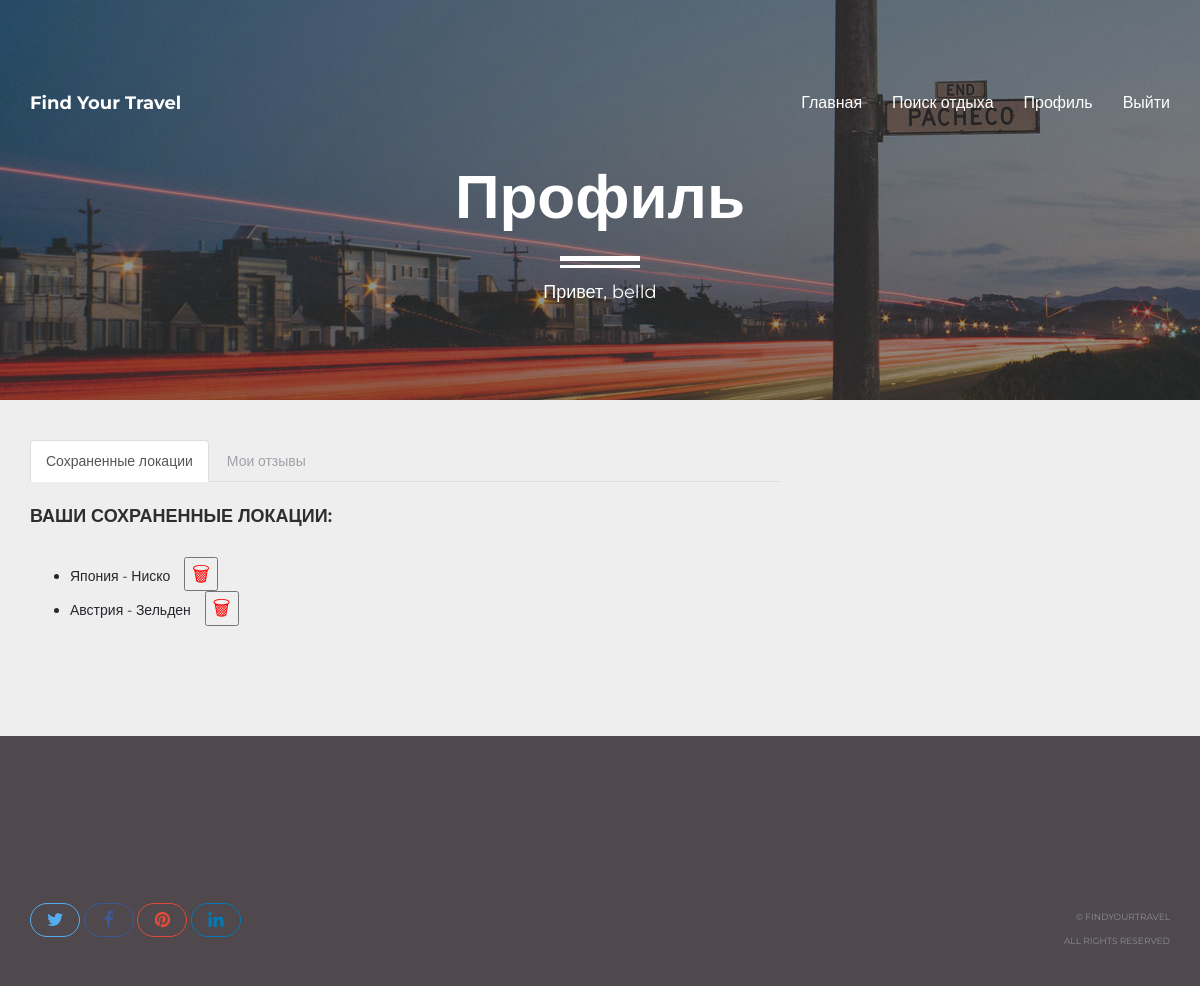
/profile/ (signed in), run on the app's committed database.
### travel_app/models.py (models this page shows, shortened)
class Result(models.Model):
    user = models.ForeignKey(User, on_delete=models.CASCADE)
    recommendation = models.CharField(max_length=255, default="")

### travel_app/views.py (the view)
# urls.py: path('profile/', profile, name='profile'),
@login_required
def profile(request):
    if request.user.is_authenticated:
        user_reviews = Review.objects.filter(user=request.user)
        return render(request, 'travel_app/profile.html', {
            'user': request.user,
            'user_reviews': user_reviews,
        })
    else:
        return redirect('login')

### travel_app/templates/travel_app/profile.html (shortened to what this page needs)
{% load static %}
<!DOCTYPE html>
<html lang="en">
<head>
    <link rel="stylesheet" href="http://cdnjs.cloudflare.com/ajax/libs/font-awesome/4.4.0/css/font-awesome.min.css">
    <link href="../../static/travel_app/bootstrap.min.css" rel="stylesheet">
    <link href="../../static/travel_app/style.css" rel="stylesheet">
    <link href="../../static/travel_app/responsive.css" rel="stylesheet">
</head>
<body>
    <header id="masthead" class="site-header site-header-white">
        <nav id="primary-navigation" class="site-navigation">
            <div class="container">
                <div class="navbar-header">
                    <a href="{% url 'index' %}" class="site-title"><span>Find Your Travel</span></a>
                </div>
                <div class="collapse navbar-collapse" id="agency-navbar-collapse">
                    <ul class="nav navbar-nav navbar-right">
                        <li><a href="{% url 'index' %}">Главная</a></li>
                        <li><a href="{% url 'leisure' %}">Поиск отдыха</a></li>
                        {% if user.is_authenticated %}
                            <li><a href="{% url 'profile' %}">Профиль</a></li>
                            <li><a href="{% url 'logout' %}">Выйти</a></li>
                        {% else %}
                            <li><a href="{% url 'login' %}">Профиль</a></li>
                        {% endif %}
                    </ul>
                </div>
            </div>
        </nav>
    </header>
    <div id="hero" class="hero overlay subpage-hero blog-hero">
        <div class="hero-content">
            <div class="hero-text">
                <h1>Профиль</h1>
                <ol class="breadcrumb">
                  <li class="breadcrumb-item active">Привет, {{ user.username }}</li>
                </ol>
            </div>
        </div>
    </div>
<main id="main" class="site-main">
    <section class="site-section subpage-site-section section-blog">
        <div class="container">
            <div class="row">
                <div class="col-md-8">
                    <ul class="nav nav-tabs" role="tablist">
                        <li role="presentation" class="active">
                            <a href="#saved-locations" aria-controls="saved-locations" role="tab" data-toggle="tab">Сохраненные локации</a>
                        </li>
                        <li role="presentation">
                            <a href="#my-reviews" aria-controls="my-reviews" role="tab" data-toggle="tab">Мои отзывы</a>
                        </li>
                    </ul>
                    <div class="tab-content">
                        <div role="tabpanel" class="tab-pane active" id="saved-locations">
                            <article class="blog-post">
                                <div class="post-content">
                                    <h3 class="post-title">Ваши сохраненные локации:</h3>
                                    {% if user.userprofile.results.all %}
                                        <ul>
                                            {% for result in user.userprofile.results.all %}
                                                <li>
                                                    <span>{{ result.recommendation }}</span>
                                                    <form method="post" action="{% url 'delete_result' result.id %}" style="display:inline;">
                                                        <button type="submit" class="delete-icon">&#128465;</button>
                                                    </form>
                                                </li>
                                            {% endfor %}
                                        </ul>
                                    {% else %}
                                        <p>У вас пока нет сохраненных локаций.</p>
                                    {% endif %}
                                </div>
                            </article>
                        </div>
                    </div>
                </div>
            </div>
        </div>
    </section>
</main>
    <footer id="colophon" class="site-footer">
        <div class="copyright">
            <div class="container">
                <div class="row">
                    <div class="col-xs-8">
                        <div class="social-links">
                            <a class="twitter-bg" href="#"><i class="fa fa-twitter"></i></a>
                            <a class="facebook-bg" href="#"><i class="fa fa-facebook"></i></a>
                            <a class="pinterest" href="#"><i class="fa fa-pinterest"></i></a>
                            <a class="linkedin-bg" href="#"><i class="fa fa-linkedin"></i></a>
                        </div>
                    </div>
                    <div class="col-xs-4">
                        <div class="text-right">
                            <p>&copy; FindYourTravel</p>
                            <p>All Rights Reserved</p>
                        </div>
                    </div>
                </div>
            </div>
        </div>
    </footer>
</body>
</html>

### travel_app/static/travel_app/style.css (style rules this page uses)
.container { margin-top: 40px; }
a { transition: all 0.25s ease-in-out; -moz-transition: all 0.25s ease-in-out; -webkit-transition: all 0.25s ease-in-out; -o-transition: all 0.25s ease-in-out; -ms-transition: all 0.25s ease-in-out; cursor: pointer; color: #9fa3a7; }
p { margin-bottom: 0; font-size: 14px; font-weight: 400; color: #4f484d; line-height: 22px; }
h1 { font-size: 62px; color: #f1edd6; }
h2,h3,h4,h5 { color: #2e2e2f; }
p + p { margin-top: 40px; }
html, body { width: 100%; height: 100%; margin: 0; padding: 0; font-family: 'Montserrat', sans-serif; color: #26272d; }
.site-header { position: absolute; padding: 50px 0 0; background-color: transparent; width: 100%; z-index: 3; }
.site-title { font-size: 18px; line-height: 26px; color: #26272d; }
.site-title span { font-weight: 700; }
.navbar-collapse { text-align: center; }
.navbar-nav { float: none; display: inline-block; }
.navbar-nav > li > a, .slicknav_nav > li > a { padding: 0; font-size: 16px; position: relative; color: #26272d; line-height: 26px; }
.site-header-white .navbar-nav > li > a, .site-header-white .site-title { color: #fff; }
.navbar-nav > li + li { margin-left: 30px; }
.hero { background: url(../img/mainphoto.jpg) no-repeat center / cover; height: 100%; width: 100%; display: table; position: relative; }
.overlay:before { content: ''; background-color: rgba(227, 220, 220, 0.25); height: 100%; width: 100%; position: absolute; top: 0; left: 0; z-index: 0; }
.hero-content { display: table-cell; vertical-align: middle; padding-top: 75px; }
.hero-text { max-width: 890px; width: 100%; margin: 0 auto; padding: 0 15px; text-align: center; }
.hero-text h1 { position: relative; margin: 0; font-weight:800; }
.hero .breadcrumb { padding-top: 50px; margin-bottom: 0; font-size: large; }
.hero .breadcrumb:before { content: ''; display: block; position: absolute; left: 50%; bottom: 45px; height: 12px; width: 80px; border-top: 5px solid #fff; border-bottom: 3px solid #fff; transform: translateX(-50%); -moz-transform: translateX(-50%); -webkit-transform: translateX(-50%); -o-transform: translateX(-50%); -ms-transform: translateX(-50%); }
.subpage-hero { height: 400px; }
.subpage-hero.overlay:before { background-color: rgba(38,39,45,0.5); }
.subpage-hero .hero-content, .subpage-hero .hero-content h1, .subpage-hero a { color: #fff; }
.blog-hero { background: url(../img/blog-hero.jpg) no-repeat center / cover; }
.site-section { padding: 100px 0 140px; }
.site-footer { background-color: rgb(79 72 77); padding-top: 95px; }
.copyright { padding: 30px 0; border-top: 1px solid rgba(38, 41, 44, 0.05); }
.social-links a { line-height: 36px; padding: 5px 15px; font-size: 18px; border: 1px solid; border-radius: 50px; }
.social-links a i { width: 18px; text-align: center; }
a.twitter-bg { color: #55acee; border-color: #55acee; }
a.facebook-bg { color: #3b5998; border-color: #3b5998; }
a.pinterest { color: #dd4b39; border-color: #dd4b39; }
a.linkedin-bg { color: #007bb5; border-color: #007bb5; }
.copyright .text-right { padding: 4px 0; }
.copyright p { font-size: 9px; font-weight: 400; text-transform: uppercase; color: #8b8e94; }
.copyright p + p { margin-top: 2px; }
.subpage-site-section { padding-bottom: 100px; padding-top: 0px; }
.breadcrumb { background-color: transparent; position: relative; }
.breadcrumb .active { color: #fff; }
.post-content, .post-content .text-right, .post-meta { margin-top: 25px; }
.blog-post .post-title { padding-bottom: 30px; margin: 0; font-size: 18px; font-weight: 600; text-transform: uppercase; }

### travel_app/templates/travel_app/profile.html (style rules this page uses)
.delete-icon { cursor: pointer; color: red; font-size: 20px; transition: color 0.3s; margin-left: 10px; }

### data on the page
Result: recommendation "Япония - Ниско"
Result: recommendation "Австрия - Зельден"

### other printed values
{{ user.username }} "belld"
